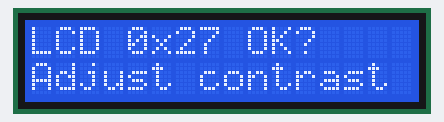
The sketch below on a simulated Arduino Uno, built with avr-gcc and run on an emulated ATmega328P. Shown: 16×2 character LCD. What the sketch prints to the serial monitor is not drawn.

Above: at 0.4 s.
At 5.1 s:
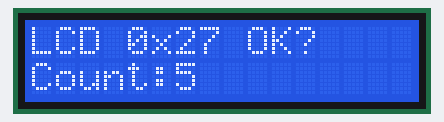
At 10.1 s:
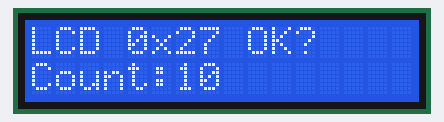
At 20.1 s:
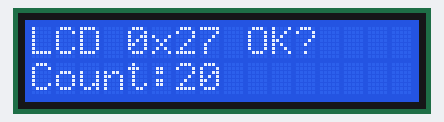
At 29.1 s:
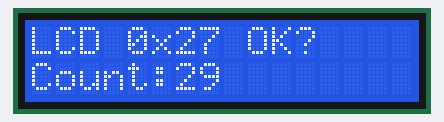
At 39.1 s:
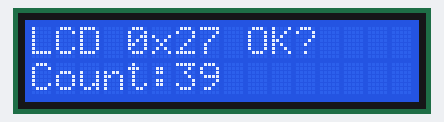

Measured:
- what the display in image 0 shows lasts 0.6 s, from 0.4 s to 1.0 s
- what the display in image 1 shows lasts 1.0 s, from 5.0 s to 6.0 s

The sketch:

lcd_diag_0x27.ino
```cpp
#include <Arduino.h>
#include <Wire.h>
#include <LiquidCrystal_I2C.h>

// HW-61 backpack commonly uses 0x27
LiquidCrystal_I2C lcd(0x27, 16, 2);

void setup() {
  Serial.begin(115200);
  delay(300);

  Wire.begin();
  lcd.init();
  lcd.backlight();
  lcd.clear();

  lcd.setCursor(0, 0);
  lcd.print("LCD 0x27 OK?");
  lcd.setCursor(0, 1);
  lcd.print("Adjust contrast");

  Serial.println("LCD diagnostic started.");
}

void loop() {
  static uint32_t last = 0;
  static uint32_t count = 0;
  if (millis() - last >= 1000) {
    last = millis();
    count++;
    lcd.setCursor(0, 1);
    char line[17];
    snprintf(line, sizeof(line), "Count:%-9lu", (unsigned long)count);
    lcd.print(line);
  }
}
```
